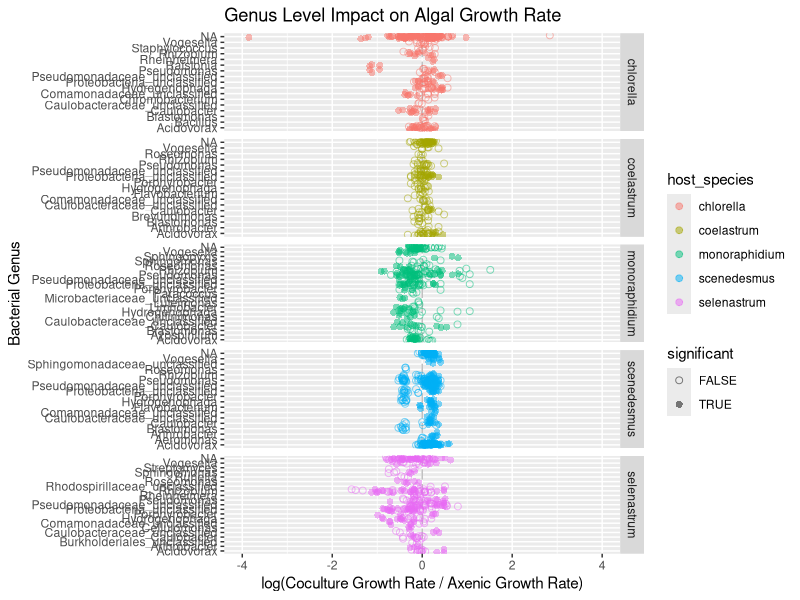
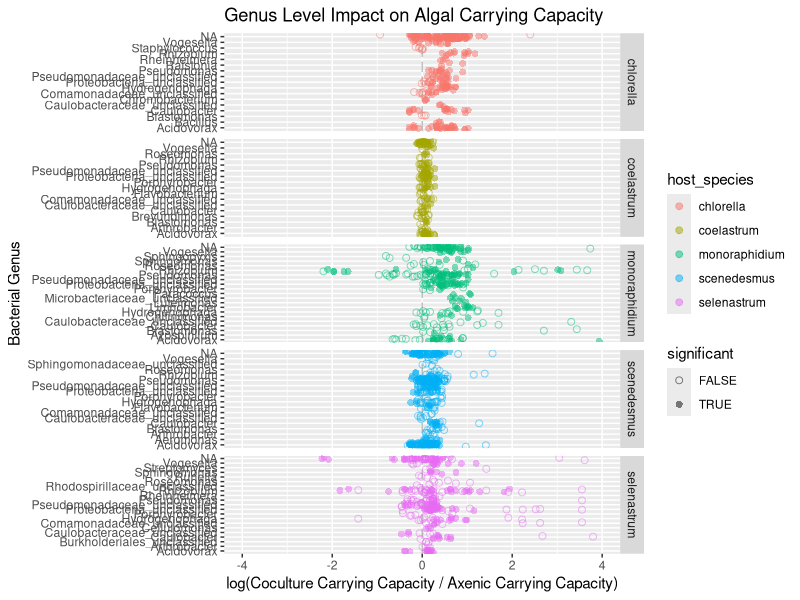
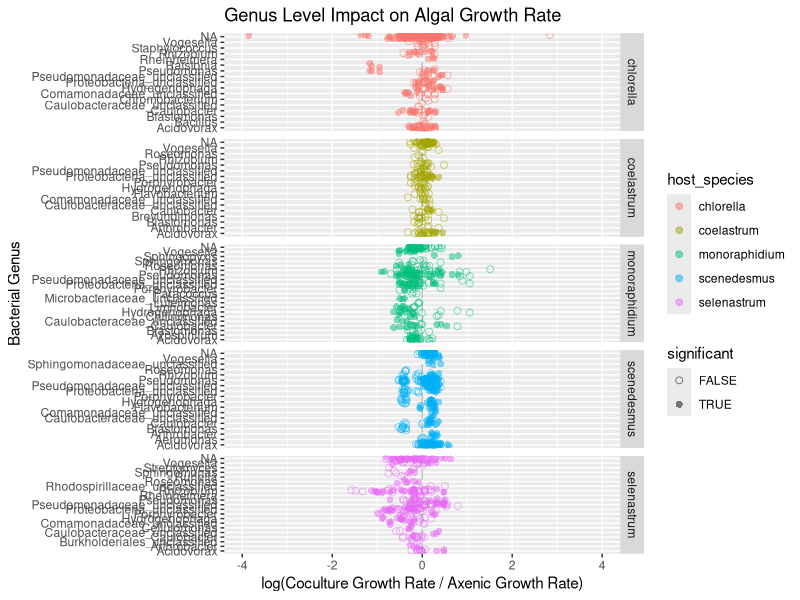
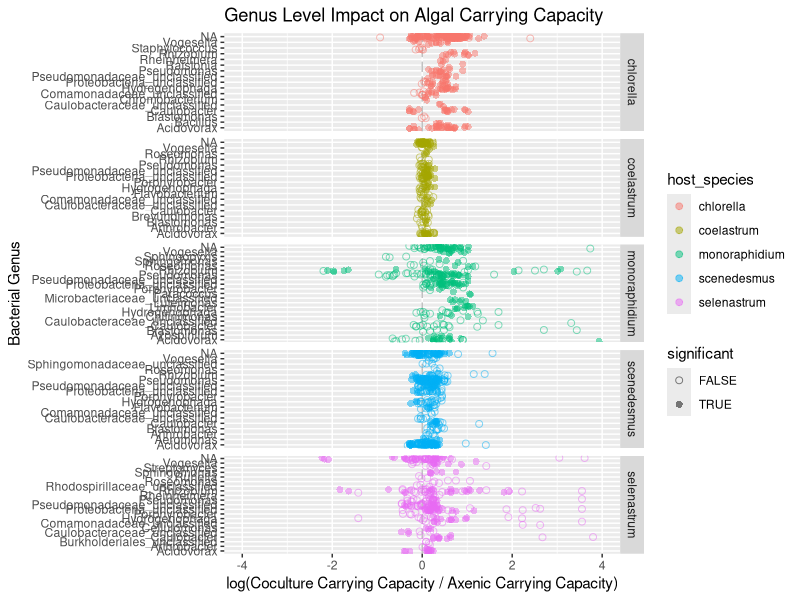

Recreate these plots in R, in order.
### This script uses collection_tax_data.csv and logistic_mod_stats_normCoefs.csv to build figure 2

##### Libraries ####
library(tidyverse)

#### Read in Data from Master ####
colors <- read.csv("./csv_files/colors.csv")%>%
  mutate(host_species = str_to_lower(hostLong))%>%
  select(host_species, color)

tax <- read.csv("./csv_files/collection_tax_data.csv")

stats_normCoefs <- read.csv("./csv_files/logistic_mod_stats_normCoefs.csv")%>%
  mutate(Isolate = ifelse(str_detect(Isolate, "\\.") == T,
                          str_replace(Isolate, "\\.", ","), Isolate))%>%
  # grubbs()%>% (Unneeded because grubbs run in master)
  filter(outlier == F)

#### Faceted Plots ####
grPlot_facet <- stats_normCoefs %>%
  mutate(significant = ifelse(pGR_greater <= 0.05| pGR_less <= 0.05, T, F))%>%
  drop_na()%>%
  left_join(., colors)%>%
  left_join(., tax)%>%
  ggplot(., aes(y = Genus, x = logNormGR, color = host_species, shape = significant))+ # genus
  # ggplot(., aes(y = Family, x = logNormGR, color = host_species, shape = significant))+ # fam
  geom_vline(aes(xintercept = 0), color = "grey", linetype = "longdash")+
  geom_point(size = 2, alpha = 0.5, position = "jitter")+
  scale_shape_manual(values = c(1, 16))+
  xlim(-4, 4)+
  labs(x = "log(Coculture Growth Rate / Axenic Growth Rate)",
       y = "Bacterial Genus",
       title = "Genus Level Impact on Algal Growth Rate")+ ## Genus
       # y = "Bacterial Family",
       # title = "Family Level Impact on Algal Growth Rate")+ ## Family
  facet_grid(vars(host_species), scales = "free_y")+
  scale_color_manual(values = colors$color)
grPlot_facet

ggsave("./fig2/growthRate_plot_facet.png", grPlot_facet, device = "png", height = 10, width = 8)

ccPlot_facet <- stats_normCoefs %>%
  mutate(significant = ifelse(pCC_greater <= 0.05 | pCC_less <= 0.05, T, F))%>%
  drop_na()%>%
  left_join(., tax)%>%
  ggplot(., aes(y = Genus, x = logNormCC, color = host_species, shape = significant))+ # genus
  # ggplot(., aes(y = Family, x = logNormCC, color = host_species, shape = significant))+ # fam
  geom_vline(aes(xintercept = 0), color = "grey", linetype = "longdash")+
  geom_point(size = 2, alpha = 0.5, position = "jitter")+
  scale_shape_manual(values = c(1, 16))+
  xlim(-4, 4)+
  labs(x = "log(Coculture Carrying Capacity / Axenic Carrying Capacity)",
       y = "Bacterial Genus",
       title = "Genus Level Impact on Algal Carrying Capacity")+ ## genus
       # y = "Bacterial Family",
       # title = "Family Level Impact on Algal Carrying Capacity")+ ## family
  facet_grid(vars(host_species), scales = "free_y")+
  scale_color_manual(values = colors$color)
ccPlot_facet

ggsave("./fig2/carryingCapacity_plot_facet.png", ccPlot_facet, device = "png", height = 10, width = 8)
